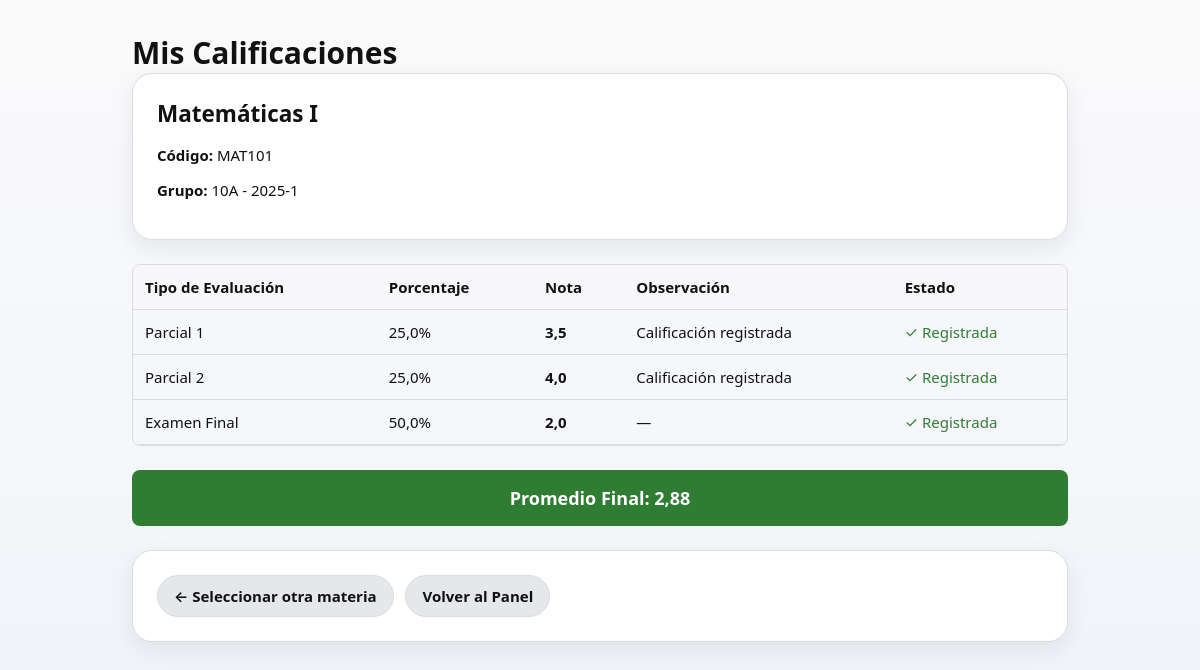
The page /estudiante/notas/1/ (signed in) on the database its author committed.
### sgenapp/models.py (models this page shows, shortened)
class MateriaGrupo(models.Model):
    materia = models.ForeignKey(Materia, on_delete=models.CASCADE)
    grupo = models.ForeignKey(Grupo, on_delete=models.CASCADE)
    profesor = models.ForeignKey(Usuario, on_delete=models.SET_NULL, null=True, limit_choices_to={'rol': '2'})
    class Meta:
        verbose_name = 'Materia-Grupo'
        verbose_name_plural = 'Materias-Grupos'
        unique_together = ('materia', 'grupo')

class Materia(models.Model):
    nombre = models.CharField(max_length=100)
    codigo = models.CharField(max_length=20, unique=True)
    descripcion = models.TextField(blank=True)
    creditos = models.PositiveIntegerField(default=3)
    class Meta:
        verbose_name = 'Materia'
        verbose_name_plural = 'Materias'

class Grupo(models.Model):
    nombre = models.CharField(max_length=100)  # Ej: "10A", "11B"
    periodo = models.ForeignKey(PeriodoAcademico, on_delete=models.CASCADE, related_name='grupos')
    capacidad = models.PositiveIntegerField(default=30)
    class Meta:
        verbose_name = 'Grupo'
        verbose_name_plural = 'Grupos'
        unique_together = ('nombre', 'periodo')

class PeriodoAcademico(models.Model):
    nombre = models.CharField(max_length=50, unique=True)  # Ej: "2025-1", "2025-2"
    descripcion = models.CharField(max_length=200, blank=True)
    activo = models.BooleanField(default=True)
    fecha_inicio = models.DateField()
    fecha_fin = models.DateField()
    class Meta:
        verbose_name = 'Período Académico'
        verbose_name_plural = 'Períodos Académicos'
        ordering = ['-nombre']

class Calificacion(models.Model):
    estudiante = models.ForeignKey(Usuario, on_delete=models.CASCADE, limit_choices_to={'rol': '3'})
    materia_grupo = models.ForeignKey(MateriaGrupo, on_delete=models.CASCADE)
    tipo_evaluacion = models.ForeignKey(TipoEvaluacion, on_delete=models.CASCADE)
    nota = models.FloatField(null=True, blank=True)
    observacion = models.TextField(blank=True)
    estado = models.CharField(
        max_length=20,
        choices=[
            ('pendiente', 'Pendiente'),
            ('registrada', 'Registrada'),
            ('corregida', 'Corregida'),
        ],
        default='pendiente'
    )
    fecha_creacion = models.DateTimeField(auto_now_add=True)
    fecha_actualizacion = models.DateTimeField(auto_now=True)
    class Meta:
        verbose_name = 'Calificación'
        verbose_name_plural = 'Calificaciones'
        unique_together = ('estudiante', 'materia_grupo', 'tipo_evaluacion')

class TipoEvaluacion(models.Model):
    nombre = models.CharField(max_length=100)  # Ej: "Parcial 1", "Examen Final", "Quiz"
    porcentaje = models.FloatField()  # Porcentaje que aporta a la nota final
    class Meta:
        verbose_name = 'Tipo de Evaluación'
        verbose_name_plural = 'Tipos de Evaluación'

### sgenapp/views.py (the view)
# urls.py: path('estudiante/notas/', views.estudiante_ver_notas, name='estudiante_ver_notas'),
@login_required(login_url='login')
def estudiante_ver_notas(request, materia_grupo_id=None):
    if request.user.rol != '3':
        return redirect('login')
    if not materia_grupo_id:
        grupos = EstudianteGrupo.objects.filter(estudiante=request.user).values_list('grupo', flat=True)
        calificaciones = Calificacion.objects.filter(
            estudiante=request.user,
            materia_grupo__grupo_id__in=grupos
        ).select_related('materia_grupo__materia', 'tipo_evaluacion')
        materias_dict = {}
        for cal in calificaciones:
            materia_codigo = cal.materia_grupo.materia.codigo
            if materia_codigo not in materias_dict:
                materias_dict[materia_codigo] = {
                    'materia': cal.materia_grupo.materia,
                    'calificaciones': [],
                    'promedio': 0
                }
            materias_dict[materia_codigo]['calificaciones'].append(cal)
        for materia_codigo, data in materias_dict.items():
            calificaciones = data['calificaciones']
            if calificaciones:
                suma_ponderada = sum(cal.nota * (cal.tipo_evaluacion.porcentaje / 100)
                                    for cal in calificaciones if cal.nota)
                data['promedio'] = round(suma_ponderada, 2)
        context = {
            'todas_notas': True,
            'materias': list(materias_dict.values()),
        }
    else:
        materia_grupo = get_object_or_404(MateriaGrupo, id=materia_grupo_id)
        calificaciones = Calificacion.objects.filter(
            estudiante=request.user,
            materia_grupo=materia_grupo
        ).select_related('tipo_evaluacion')
        promedio = 0
        if calificaciones.exists():
            suma_ponderada = sum(cal.nota * (cal.tipo_evaluacion.porcentaje / 100)
                                for cal in calificaciones if cal.nota)
            promedio = round(suma_ponderada, 2)
        context = {
            'todas_notas': False,
            'materia_grupo': materia_grupo,
            'calificaciones': calificaciones,
            'promedio': promedio,
        }
    return render(request, 'estudiante_ver_notas.html', context)

### sgenapp/templates/estudiante_ver_notas.html (shortened to what this page needs)
<!doctype html>
<html lang="es">
<head>
</head>
<body>
  <div class="container">
    <div class="header">
      <h1>Mis Calificaciones</h1>
    </div>
    {% if todas_notas %}
      {% for materia in materias %}
        <div class="materia-card">
          <h3>{{ materia.materia.nombre }} ({{ materia.materia.codigo }})</h3>
          {% if materia.calificaciones %}
            <table class="table">
              <thead>
                <tr>
                  <th>Tipo de Evaluación</th>
                  <th>Porcentaje</th>
                  <th>Nota</th>
                  <th>Observación</th>
                  <th>Estado</th>
                </tr>
              </thead>
              <tbody>
                {% for cal in materia.calificaciones %}
                <tr>
                  <td>{{ cal.tipo_evaluacion.nombre }}</td>
                  <td>{{ cal.tipo_evaluacion.porcentaje }}%</td>
                  <td>
                    {% if cal.nota %}
                      <strong>{{ cal.nota|floatformat:1 }}</strong>
                    {% else %}
                      <span class="status-pending">Pendiente</span>
                    {% endif %}
                  </td>
                  <td>{{ cal.observacion|default:"—" }}</td>
                  <td>
                    {% if cal.nota %}
                      <span class="status-done">✓ Registrada</span>
                    {% else %}
                      <span class="status-pending">Pendiente</span>
                    {% endif %}
                  </td>
                </tr>
                {% endfor %}
              </tbody>
            </table>
            <div class="promedio-box">
              Promedio: {{ materia.promedio|floatformat:2 }}
            </div>
          {% else %}
            <p>No hay calificaciones registradas para esta materia</p>
          {% endif %}
        </div>
      {% endfor %}
      <div class="card">
        <a href="{% url 'estudiante_seleccionar_materia' %}" class="btn">← Seleccionar otra materia</a>
        <a href="{% url 'estudiante_dashboard' %}" class="btn" style="margin-left:.5rem">Volver al Panel</a>
      </div>
    {% else %}
      <div class="card">
        <h2>{{ materia_grupo.materia.nombre }}</h2>
        <p><strong>Código:</strong> {{ materia_grupo.materia.codigo }}</p>
        <p><strong>Grupo:</strong> {{ materia_grupo.grupo.nombre }} - {{ materia_grupo.grupo.periodo.nombre }}</p>
      </div>
      {% if calificaciones %}
        <table class="table">
          <thead>
            <tr>
              <th>Tipo de Evaluación</th>
              <th>Porcentaje</th>
              <th>Nota</th>
              <th>Observación</th>
              <th>Estado</th>
            </tr>
          </thead>
          <tbody>
            {% for cal in calificaciones %}
            <tr>
              <td>{{ cal.tipo_evaluacion.nombre }}</td>
              <td>{{ cal.tipo_evaluacion.porcentaje }}%</td>
              <td>
                {% if cal.nota %}
                  <strong>{{ cal.nota|floatformat:1 }}</strong>
                {% else %}
                  <span class="status-pending">Pendiente</span>
                {% endif %}
              </td>
              <td>{{ cal.observacion|default:"—" }}</td>
              <td>
                {% if cal.nota %}
                  <span class="status-done">✓ Registrada</span>
                {% else %}
                  <span class="status-pending">Pendiente</span>
                {% endif %}
              </td>
            </tr>
            {% endfor %}
          </tbody>
        </table>
        <div class="promedio-box">
          Promedio Final: {{ promedio|floatformat:2 }}
        </div>
      {% else %}
        <div class="card">
          <p>No hay calificaciones registradas para esta materia</p>
        </div>
      {% endif %}
      <div class="card">
        <a href="{% url 'estudiante_seleccionar_materia' %}" class="btn">← Seleccionar otra materia</a>
        <a href="{% url 'estudiante_dashboard' %}" class="btn" style="margin-left:.5rem">Volver al Panel</a>
      </div>
    {% endif %}
  </div>
</body>
</html>

### sgenapp/templates/estudiante_ver_notas.html (style rules this page uses)
:root { --brand-blue: #1565C0; --brand-red: #D32F2F; --success: #2E7D32; --bg:#FFFFFF; --text:#111111; --muted:#6B7280; --border:#DADCE0; --shadow:0 8px 24px rgba(16,24,40,.08); --font-sans:ui-sans-serif, system-ui, -apple-system, Segoe UI, Roboto, Inter, "Helvetica Neue", Arial, sans-serif; --space-4:1rem; --space-6:1.5rem; --space-8:2rem; --radius-xl:1.25rem; }
* { box-sizing:border-box }
html,body { height:100%; margin:0 }
body { font-family:var(--font-sans); font-size:15px; color:var(--text); background:linear-gradient(180deg,#fafafb, #f4f6fa 60%, #eef2f7) }
.container { max-width:1000px; margin:0 auto; padding:var(--space-8) }
.header h1 { margin:0 }
.btn { appearance:none; border:1px solid var(--border); background:#e5e7eb; color:var(--text); padding:.625rem 1rem; border-radius:999px; font-weight:600; cursor:pointer; transition:.15s; text-decoration:none; display:inline-block }
.card { background:var(--bg); border:1px solid var(--border); border-radius:var(--radius-xl); box-shadow:var(--shadow); padding:var(--space-6); margin-bottom:var(--space-6) }
.card h2 { margin:0 0 var(--space-4) }
.table { width:100%; border-collapse:separate; border-spacing:0; border:1px solid var(--border); border-radius:.5rem; overflow:hidden; margin-bottom:var(--space-6) }
.table th, .table td { padding:.75rem; border-bottom:1px solid var(--border); text-align:left }
.table thead th { background:#F7F7F9; font-weight:700 }
.promedio-box { background:var(--success); color:#fff; padding:var(--space-4); border-radius:.5rem; text-align:center; font-weight:700; font-size:18px; margin-bottom:var(--space-6) }
.status-done { color:var(--success) }

### rows shown on the page
MateriaGrupo: materia.nombre "Matemáticas I", materia.codigo "MAT101", grupo.nombre "10A", grupo.periodo.nombre "2025-1"
Calificacion: tipo_evaluacion.nombre "Parcial 1", tipo_evaluacion.porcentaje "25,0", nota "3,5", observacion "Calificación registrada", shows "✓ Registrada"
Calificacion: tipo_evaluacion.nombre "Parcial 2", tipo_evaluacion.porcentaje "25,0", nota "4,0", observacion "Calificación registrada", shows "✓ Registrada"
Calificacion: tipo_evaluacion.nombre "Examen Final", tipo_evaluacion.porcentaje "50,0", nota "2,0", observacion "—", shows "✓ Registrada"

### other values the page prints
{{ promedio|floatformat:2 }} "2,88"
